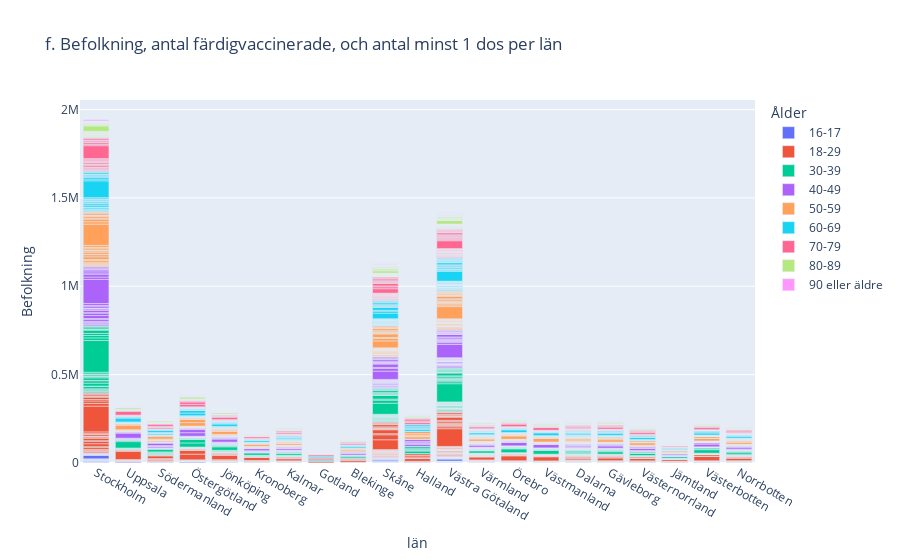

Notebook code for this chart:
### Markdown cell above
f) Draw a bar chart with counties in the x-axis and bars for population> 16 years, number at least 1 dose and number
fully vaccinated

### Code cell
fig = px.bar(vaccin, x="Län_namn", y="Befolkning", hover_data=["Kommun_namn", "Antal färdigvaccinerade", "Antal minst 1 dos"],
       color="Ålder", title="f. Befolkning, antal färdigvaccinerade, och antal minst 1 dos per län",
       labels=dict(Län_namn="län"))

fig.show()
fig.write_html(f"Visualiseringar/Q2.f) Befolkning, antal färdigvaccinerade, och antal minst 1 dos per län.html", auto_open=False)

### Figure 1 — Plotly figure (JSON) as saved in the notebook; plotly's stock layout.template omitted (floating-point values rounded to 4 significant figures; data arrays with more than 128 entries replaced by an {"elided": "..."} marker saying what was removed)
{"data": [{"alignmentgroup": "True", "customdata": {"elided": "290x3 mixed values"}, "hovertemplate": "Ålder=16-17<br>län=%{x}<br>Befolkning=%{y}<br>Kommun_namn=%{customdata[0]}<br>Antal färdigvaccinerade=%{customdata[1]}<br>Antal minst 1 dos=%{customdata[2]}<extra></extra>", "legendgroup": "16-17", "marker": {"color": "#636efa", "pattern": {"shape": ""}}, "name": "16-17", "offsetgroup": "16-17", "orientation": "v", "showlegend": true, "textposition": "auto", "type": "bar", "x": {"elided": "290 str values"}, "xaxis": "x", "y": {"elided": "290 int values"}, "yaxis": "y"}, {"alignmentgroup": "True", "customdata": {"elided": "290x3 mixed values"}, "hovertemplate": "Ålder=18-29<br>län=%{x}<br>Befolkning=%{y}<br>Kommun_namn=%{customdata[0]}<br>Antal färdigvaccinerade=%{customdata[1]}<br>Antal minst 1 dos=%{customdata[2]}<extra></extra>", "legendgroup": "18-29", "marker": {"color": "#EF553B", "pattern": {"shape": ""}}, "name": "18-29", "offsetgroup": "18-29", "orientation": "v", "showlegend": true, "textposition": "auto", "type": "bar", "x": {"elided": "290 str values"}, "xaxis": "x", "y": {"elided": "290 int values"}, "yaxis": "y"}, {"alignmentgroup": "True", "customdata": {"elided": "290x3 mixed values"}, "hovertemplate": "Ålder=30-39<br>län=%{x}<br>Befolkning=%{y}<br>Kommun_namn=%{customdata[0]}<br>Antal färdigvaccinerade=%{customdata[1]}<br>Antal minst 1 dos=%{customdata[2]}<extra></extra>", "legendgroup": "30-39", "marker": {"color": "#00cc96", "pattern": {"shape": ""}}, "name": "30-39", "offsetgroup": "30-39", "orientation": "v", "showlegend": true, "textposition": "auto", "type": "bar", "x": {"elided": "290 str values"}, "xaxis": "x", "y": {"elided": "290 int values"}, "yaxis": "y"}, {"alignmentgroup": "True", "customdata": {"elided": "290x3 mixed values"}, "hovertemplate": "Ålder=40-49<br>län=%{x}<br>Befolkning=%{y}<br>Kommun_namn=%{customdata[0]}<br>Antal färdigvaccinerade=%{customdata[1]}<br>Antal minst 1 dos=%{customdata[2]}<extra></extra>", "legendgroup": "40-49", "marker": {"color": "#ab63fa", "pattern": {"shape": ""}}, "name": "40-49", "offsetgroup": "40-49", "orientation": "v", "showlegend": true, "textposition": "auto", "type": "bar", "x": {"elided": "290 str values"}, "xaxis": "x", "y": {"elided": "290 int values"}, "yaxis": "y"}, {"alignmentgroup": "True", "customdata": {"elided": "290x3 mixed values"}, "hovertemplate": "Ålder=50-59<br>län=%{x}<br>Befolkning=%{y}<br>Kommun_namn=%{customdata[0]}<br>Antal färdigvaccinerade=%{customdata[1]}<br>Antal minst 1 dos=%{customdata[2]}<extra></extra>", "legendgroup": "50-59", "marker": {"color": "#FFA15A", "pattern": {"shape": ""}}, "name": "50-59", "offsetgroup": "50-59", "orientation": "v", "showlegend": true, "textposition": "auto", "type": "bar", "x": {"elided": "290 str values"}, "xaxis": "x", "y": {"elided": "290 int values"}, "yaxis": "y"}, {"alignmentgroup": "True", "customdata": {"elided": "290x3 mixed values"}, "hovertemplate": "Ålder=60-69<br>län=%{x}<br>Befolkning=%{y}<br>Kommun_namn=%{customdata[0]}<br>Antal färdigvaccinerade=%{customdata[1]}<br>Antal minst 1 dos=%{customdata[2]}<extra></extra>", "legendgroup": "60-69", "marker": {"color": "#19d3f3", "pattern": {"shape": ""}}, "name": "60-69", "offsetgroup": "60-69", "orientation": "v", "showlegend": true, "textposition": "auto", "type": "bar", "x": {"elided": "290 str values"}, "xaxis": "x", "y": {"elided": "290 int values"}, "yaxis": "y"}, {"alignmentgroup": "True", "customdata": {"elided": "290x3 mixed values"}, "hovertemplate": "Ålder=70-79<br>län=%{x}<br>Befolkning=%{y}<br>Kommun_namn=%{customdata[0]}<br>Antal färdigvaccinerade=%{customdata[1]}<br>Antal minst 1 dos=%{customdata[2]}<extra></extra>", "legendgroup": "70-79", "marker": {"color": "#FF6692", "pattern": {"shape": ""}}, "name": "70-79", "offsetgroup": "70-79", "orientation": "v", "showlegend": true, "textposition": "auto", "type": "bar", "x": {"elided": "290 str values"}, "xaxis": "x", "y": {"elided": "290 int values"}, "yaxis": "y"}, {"alignmentgroup": "True", "customdata": {"elided": "290x3 mixed values"}, "hovertemplate": "Ålder=80-89<br>län=%{x}<br>Befolkning=%{y}<br>Kommun_namn=%{customdata[0]}<br>Antal färdigvaccinerade=%{customdata[1]}<br>Antal minst 1 dos=%{customdata[2]}<extra></extra>", "legendgroup": "80-89", "marker": {"color": "#B6E880", "pattern": {"shape": ""}}, "name": "80-89", "offsetgroup": "80-89", "orientation": "v", "showlegend": true, "textposition": "auto", "type": "bar", "x": {"elided": "290 str values"}, "xaxis": "x", "y": {"elided": "290 int values"}, "yaxis": "y"}, {"alignmentgroup": "True", "customdata": {"elided": "290x3 mixed values"}, "hovertemplate": "Ålder=90 eller äldre<br>län=%{x}<br>Befolkning=%{y}<br>Kommun_namn=%{customdata[0]}<br>Antal färdigvaccinerade=%{customdata[1]}<br>Antal minst 1 dos=%{customdata[2]}<extra></extra>", "legendgroup": "90 eller äldre", "marker": {"color": "#FF97FF", "pattern": {"shape": ""}}, "name": "90 eller äldre", "offsetgroup": "90 eller äldre", "orientation": "v", "showlegend": true, "textposition": "auto", "type": "bar", "x": {"elided": "290 str values"}, "xaxis": "x", "y": {"elided": "290 int values"}, "yaxis": "y"}], "layout": {"barmode": "relative", "legend": {"title": {"text": "Ålder"}, "tracegroupgap": 0}, "title": {"text": "f. Befolkning, antal färdigvaccinerade, och antal minst 1 dos per län"}, "xaxis": {"anchor": "y", "domain": [0, 1], "title": {"text": "län"}}, "yaxis": {"anchor": "x", "domain": [0, 1], "title": {"text": "Befolkning"}}}}
